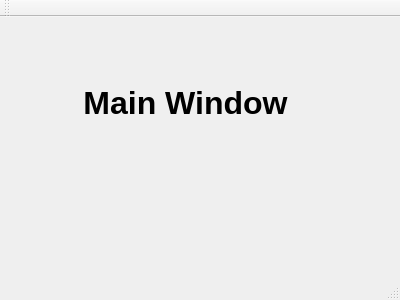
<?xml version="1.0" encoding="UTF-8"?>
<ui version="4.0">
 <class>MainWindow</class>
 <widget class="QMainWindow" name="MainWindow">
  <property name="geometry">
   <rect>
    <x>0</x>
    <y>0</y>
    <width>400</width>
    <height>300</height>
   </rect>
  </property>
  <property name="windowTitle">
   <string>MainWindow</string>
  </property>
  <widget class="QWidget" name="centralWidget">
   <widget class="QLabel" name="label">
    <property name="geometry">
     <rect>
      <x>80</x>
      <y>50</y>
      <width>211</width>
      <height>71</height>
     </rect>
    </property>
    <property name="font">
     <font>
      <pointsize>24</pointsize>
      <weight>75</weight>
      <bold>true</bold>
     </font>
    </property>
    <property name="layoutDirection">
     <enum>Qt::LeftToRight</enum>
    </property>
    <property name="text">
     <string>Main Window</string>
    </property>
    <property name="alignment">
     <set>Qt::AlignCenter</set>
    </property>
   </widget>
  </widget>
  <widget class="QMenuBar" name="menuBar">
   <property name="geometry">
    <rect>
     <x>0</x>
     <y>0</y>
     <width>400</width>
     <height>22</height>
    </rect>
   </property>
  </widget>
  <widget class="QToolBar" name="mainToolBar">
   <attribute name="toolBarArea">
    <enum>TopToolBarArea</enum>
   </attribute>
   <attribute name="toolBarBreak">
    <bool>false</bool>
   </attribute>
  </widget>
  <widget class="QStatusBar" name="statusBar"/>
 </widget>
 <layoutdefault spacing="6" margin="11"/>
 <resources/>
 <connections/>
</ui>
